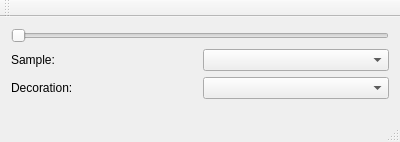
<?xml version="1.0" encoding="UTF-8"?>
<ui version="4.0">
 <class>BasicQtApp</class>
 <widget class="QMainWindow" name="BasicQtApp">
  <property name="geometry">
   <rect>
    <x>0</x>
    <y>0</y>
    <width>400</width>
    <height>142</height>
   </rect>
  </property>
  <property name="windowTitle">
   <string>BasicQtApp</string>
  </property>
  <widget class="QWidget" name="centralWidget">
   <layout class="QVBoxLayout" name="verticalLayout">
    <item>
     <widget class="QSlider" name="horizontalSlider">
      <property name="maximum">
       <number>255</number>
      </property>
      <property name="orientation">
       <enum>Qt::Horizontal</enum>
      </property>
     </widget>
    </item>
    <item>
     <layout class="QGridLayout" name="gridLayout">
      <item row="0" column="0">
       <widget class="QLabel" name="label">
        <property name="text">
         <string>Sample:</string>
        </property>
       </widget>
      </item>
      <item row="0" column="1">
       <widget class="QComboBox" name="selectedSample"/>
      </item>
      <item row="1" column="0">
       <widget class="QLabel" name="label_2">
        <property name="text">
         <string>Decoration:</string>
        </property>
       </widget>
      </item>
      <item row="1" column="1">
       <widget class="QComboBox" name="selectedDecoration"/>
      </item>
     </layout>
    </item>
    <item>
     <spacer name="verticalSpacer">
      <property name="orientation">
       <enum>Qt::Vertical</enum>
      </property>
      <property name="sizeHint" stdset="0">
       <size>
        <width>20</width>
        <height>40</height>
       </size>
      </property>
     </spacer>
    </item>
   </layout>
  </widget>
  <widget class="QToolBar" name="mainToolBar">
   <attribute name="toolBarArea">
    <enum>TopToolBarArea</enum>
   </attribute>
   <attribute name="toolBarBreak">
    <bool>false</bool>
   </attribute>
  </widget>
  <widget class="QStatusBar" name="statusBar"/>
 </widget>
 <layoutdefault spacing="6" margin="11"/>
 <resources/>
 <connections/>
</ui>
